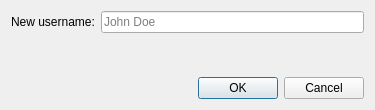
<?xml version="1.0" encoding="UTF-8"?>
<ui version="4.0">
 <class>addUserDialog</class>
 <widget class="QDialog" name="addUserDialog">
  <property name="geometry">
   <rect>
    <x>0</x>
    <y>0</y>
    <width>375</width>
    <height>110</height>
   </rect>
  </property>
  <property name="windowTitle">
   <string>Change username</string>
  </property>
  <layout class="QGridLayout" name="gridLayout">
   <item row="0" column="0">
    <layout class="QVBoxLayout" name="verticalLayout">
     <item>
      <layout class="QFormLayout" name="formLayout">
       <property name="fieldGrowthPolicy">
        <enum>QFormLayout::ExpandingFieldsGrow</enum>
       </property>
       <property name="labelAlignment">
        <set>Qt::AlignRight|Qt::AlignTrailing|Qt::AlignVCenter</set>
       </property>
       <property name="horizontalSpacing">
        <number>6</number>
       </property>
       <property name="verticalSpacing">
        <number>14</number>
       </property>
       <item row="1" column="0">
        <widget class="QLabel" name="usernameLabel">
         <property name="text">
          <string>New username:</string>
         </property>
        </widget>
       </item>
       <item row="1" column="1">
        <widget class="QLineEdit" name="username">
         <property name="placeholderText">
          <string>John Doe</string>
         </property>
        </widget>
       </item>
      </layout>
     </item>
     <item>
      <widget class="QDialogButtonBox" name="buttonBox">
       <property name="orientation">
        <enum>Qt::Horizontal</enum>
       </property>
       <property name="standardButtons">
        <set>QDialogButtonBox::Cancel|QDialogButtonBox::Ok</set>
       </property>
      </widget>
     </item>
    </layout>
   </item>
  </layout>
 </widget>
 <resources/>
 <connections>
  <connection>
   <sender>buttonBox</sender>
   <signal>accepted()</signal>
   <receiver>addUserDialog</receiver>
   <slot>accept()</slot>
   <hints>
    <hint type="sourcelabel">
     <x>248</x>
     <y>254</y>
    </hint>
    <hint type="destinationlabel">
     <x>157</x>
     <y>274</y>
    </hint>
   </hints>
  </connection>
  <connection>
   <sender>buttonBox</sender>
   <signal>rejected()</signal>
   <receiver>addUserDialog</receiver>
   <slot>reject()</slot>
   <hints>
    <hint type="sourcelabel">
     <x>316</x>
     <y>260</y>
    </hint>
    <hint type="destinationlabel">
     <x>286</x>
     <y>274</y>
    </hint>
   </hints>
  </connection>
 </connections>
</ui>
